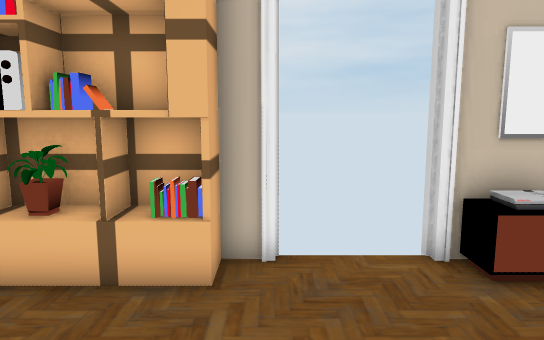
View 1 (above)

12 first-person views from a walk through a 3-D level made in the Unity game engine. The camera is 1.3 m above the floor, tilts 8° down and sees 70° across. The floor is counted in squares, 0.5 m on a side. Each view is taken from the middle of a square. On the plan, view 1 faces up. The plan holds only what a view shows up to about 20 squares ahead; the rest is blank. The player is left out. Door leaves are left out, so doorways stand open. Some surface patterns are stand-ins.

View 2
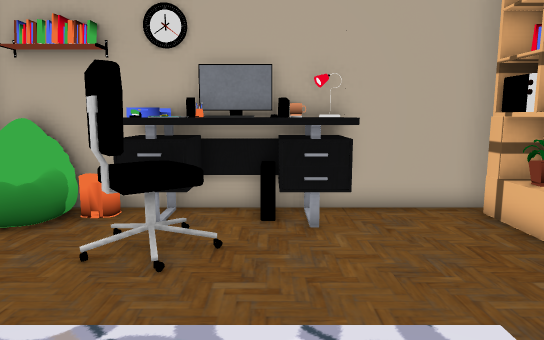

View 3
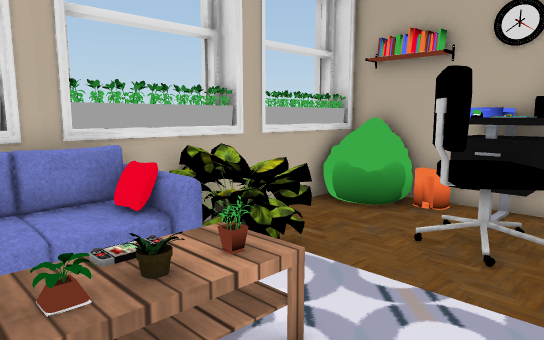

View 4
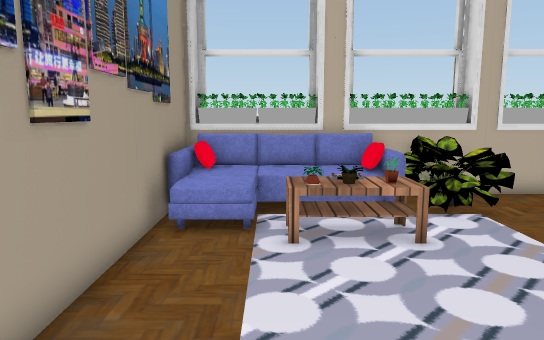

View 5
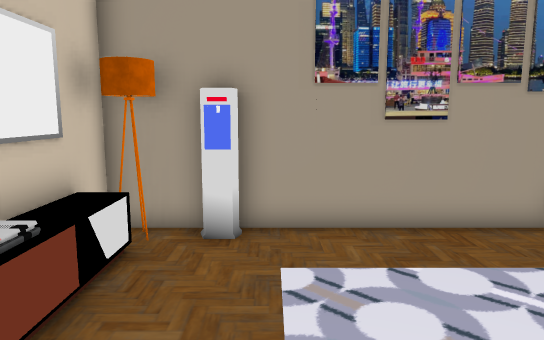

View 6
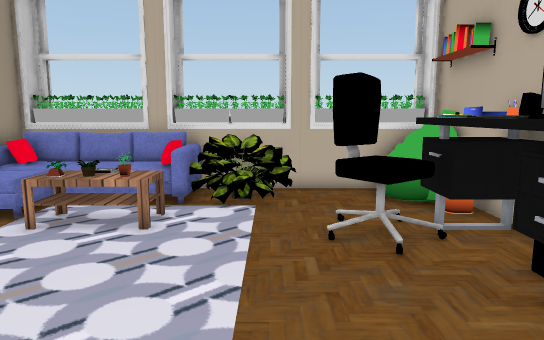

View 7
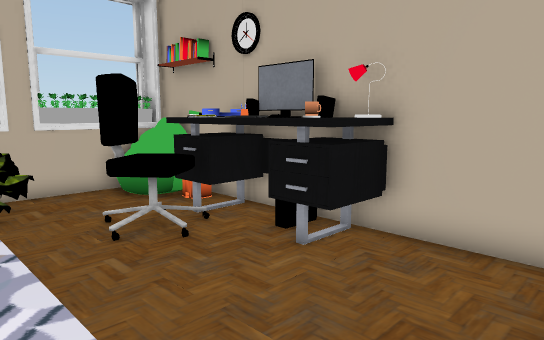

View 8
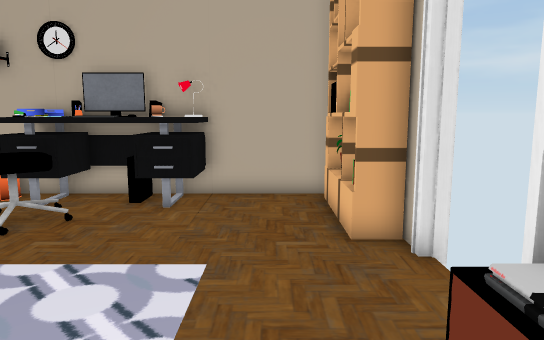

View 9
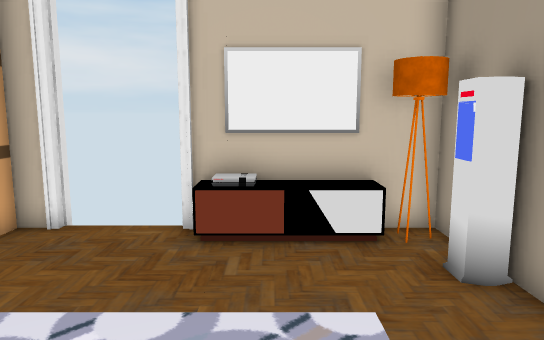

View 10
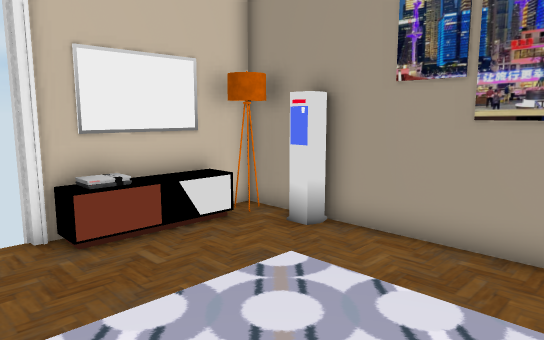

View 11
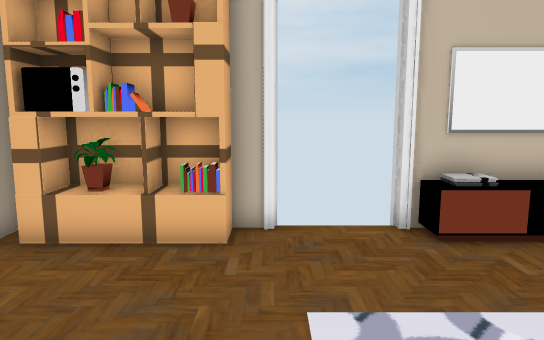

View 12
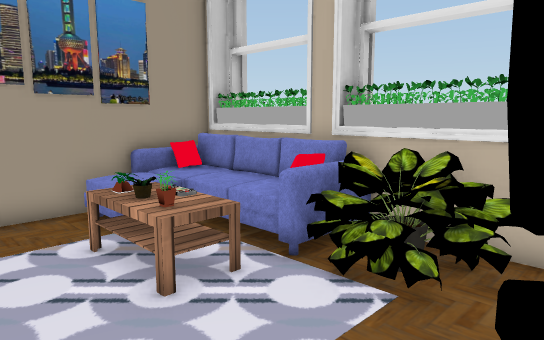

### Floor plan
Key: @ floor where view 1 was taken; # wall or solid block; . main floor; : floor 0.5 m higher than the main floor; D open door; O other object.
Columns run from 6 left of view 1 to 9 right of it. Each row starts with its distance up from view 1.
  7 ######DDDD######
  6 #OOOOO...OOOOOO#
  5 #.............O#
  4 #.............O#
  3 #..............#
  2 #OO....     ...#
  1 #OO....     ...#
  0 #OO...@    ....#
 -1 #OO.O..     ...#
 -2 #O OO...   ....#
 -3 #OOOO .  OOOO..#
 -4 #OO....  OOOO::#
 -5 #O......OOOOO: #
 -6 #OO.....OO:::  #
 -7 #OO.....OOOO   #
 -8 #OOO############
 -9 ##   #   ###

Where each view was taken, in squares from view 1:
view 1: 0 up, 0 right, facing up
view 2: 0 up, 5 right, facing left
view 3: 0 up, 6 right, facing down-left
view 4: 5 up, 6 right, facing down
view 5: 3 up, 0 right, facing right
view 6: 6 up, 0 right, facing down
view 7: 6 up, 2 right, facing down-left
view 8: 4 up, 7 right, facing left
view 9: 2 down, 5 right, facing up
view 10: 2 down, 1 right, facing up-right
view 11: 2 down, 0 right, facing up
view 12: 0 up, 2 left, facing down-right
